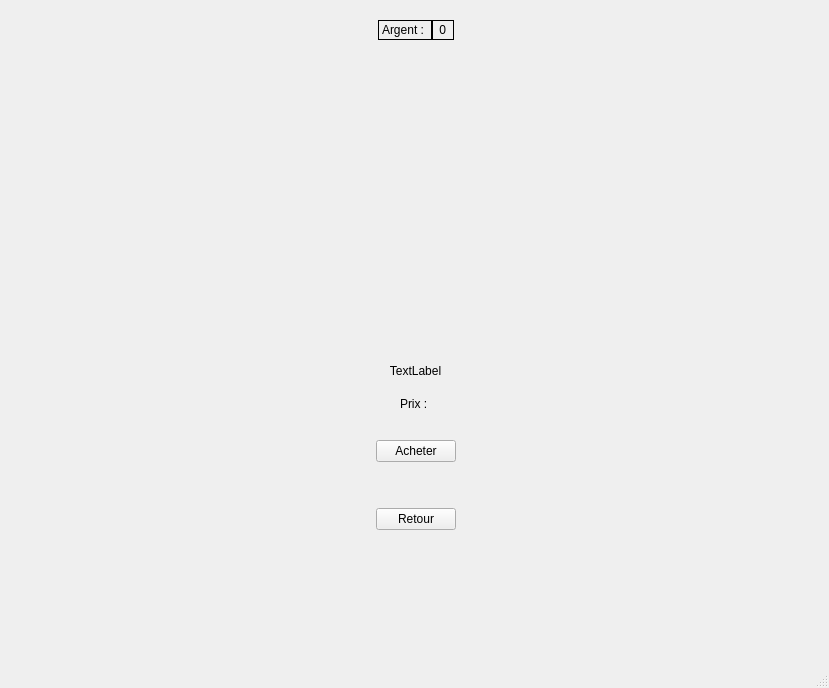
<?xml version="1.0" encoding="UTF-8"?>
<ui version="4.0">
 <class>itemWindow</class>
 <widget class="QMainWindow" name="itemWindow">
  <property name="geometry">
   <rect>
    <x>0</x>
    <y>0</y>
    <width>829</width>
    <height>688</height>
   </rect>
  </property>
  <property name="windowTitle">
   <string>MainWindow</string>
  </property>
  <widget class="QWidget" name="ITEM">
   <property name="enabled">
    <bool>true</bool>
   </property>
   <property name="autoFillBackground">
    <bool>false</bool>
   </property>
   <widget class="QWidget" name="itemPage" native="true">
    <property name="geometry">
     <rect>
      <x>0</x>
      <y>0</y>
      <width>821</width>
      <height>641</height>
     </rect>
    </property>
    <layout class="QVBoxLayout" name="mainLayout">
     <property name="spacing">
      <number>2</number>
     </property>
     <property name="leftMargin">
      <number>0</number>
     </property>
     <property name="topMargin">
      <number>0</number>
     </property>
     <property name="rightMargin">
      <number>0</number>
     </property>
     <property name="bottomMargin">
      <number>0</number>
     </property>
     <item>
      <layout class="QVBoxLayout" name="verticalLayout">
       <property name="spacing">
        <number>6</number>
       </property>
       <property name="leftMargin">
        <number>10</number>
       </property>
       <property name="bottomMargin">
        <number>10</number>
       </property>
       <item>
        <spacer name="verticalSpacer_6">
         <property name="orientation">
          <enum>Qt::Vertical</enum>
         </property>
         <property name="sizeType">
          <enum>QSizePolicy::Fixed</enum>
         </property>
         <property name="sizeHint" stdset="0">
          <size>
           <width>20</width>
           <height>20</height>
          </size>
         </property>
        </spacer>
       </item>
       <item>
        <layout class="QHBoxLayout" name="display_money">
         <property name="spacing">
          <number>0</number>
         </property>
         <property name="sizeConstraint">
          <enum>QLayout::SetMinimumSize</enum>
         </property>
         <property name="bottomMargin">
          <number>0</number>
         </property>
         <item>
          <spacer name="horizontalSpacer_11">
           <property name="orientation">
            <enum>Qt::Horizontal</enum>
           </property>
           <property name="sizeHint" stdset="0">
            <size>
             <width>40</width>
             <height>20</height>
            </size>
           </property>
          </spacer>
         </item>
         <item>
          <widget class="QLabel" name="label">
           <property name="maximumSize">
            <size>
             <width>500</width>
             <height>500</height>
            </size>
           </property>
           <property name="frameShape">
            <enum>QFrame::Panel</enum>
           </property>
           <property name="text">
            <string>Argent : </string>
           </property>
          </widget>
         </item>
         <item>
          <widget class="QLabel" name="money">
           <property name="maximumSize">
            <size>
             <width>500</width>
             <height>500</height>
            </size>
           </property>
           <property name="frameShape">
            <enum>QFrame::Panel</enum>
           </property>
           <property name="text">
            <string> 0 </string>
           </property>
          </widget>
         </item>
         <item>
          <spacer name="horizontalSpacer_12">
           <property name="orientation">
            <enum>Qt::Horizontal</enum>
           </property>
           <property name="sizeType">
            <enum>QSizePolicy::Expanding</enum>
           </property>
           <property name="sizeHint" stdset="0">
            <size>
             <width>40</width>
             <height>20</height>
            </size>
           </property>
          </spacer>
         </item>
        </layout>
       </item>
       <item>
        <spacer name="verticalSpacer_7">
         <property name="orientation">
          <enum>Qt::Vertical</enum>
         </property>
         <property name="sizeType">
          <enum>QSizePolicy::Fixed</enum>
         </property>
         <property name="sizeHint" stdset="0">
          <size>
           <width>20</width>
           <height>20</height>
          </size>
         </property>
        </spacer>
       </item>
       <item>
        <layout class="QHBoxLayout" name="horizontalLayout">
         <item>
          <spacer name="horizontalSpacer">
           <property name="orientation">
            <enum>Qt::Horizontal</enum>
           </property>
           <property name="sizeType">
            <enum>QSizePolicy::Expanding</enum>
           </property>
           <property name="sizeHint" stdset="0">
            <size>
             <width>40</width>
             <height>20</height>
            </size>
           </property>
          </spacer>
         </item>
         <item>
          <widget class="QLabel" name="image">
           <property name="minimumSize">
            <size>
             <width>300</width>
             <height>300</height>
            </size>
           </property>
           <property name="text">
            <string/>
           </property>
          </widget>
         </item>
         <item>
          <spacer name="horizontalSpacer_2">
           <property name="orientation">
            <enum>Qt::Horizontal</enum>
           </property>
           <property name="sizeType">
            <enum>QSizePolicy::Expanding</enum>
           </property>
           <property name="sizeHint" stdset="0">
            <size>
             <width>40</width>
             <height>20</height>
            </size>
           </property>
          </spacer>
         </item>
        </layout>
       </item>
       <item>
        <spacer name="verticalSpacer_3">
         <property name="orientation">
          <enum>Qt::Vertical</enum>
         </property>
         <property name="sizeType">
          <enum>QSizePolicy::Preferred</enum>
         </property>
         <property name="sizeHint" stdset="0">
          <size>
           <width>20</width>
           <height>40</height>
          </size>
         </property>
        </spacer>
       </item>
       <item>
        <layout class="QHBoxLayout" name="descriptionLayout">
         <property name="bottomMargin">
          <number>15</number>
         </property>
         <item>
          <spacer name="horizontalSpacer_5">
           <property name="orientation">
            <enum>Qt::Horizontal</enum>
           </property>
           <property name="sizeHint" stdset="0">
            <size>
             <width>40</width>
             <height>20</height>
            </size>
           </property>
          </spacer>
         </item>
         <item>
          <widget class="QLabel" name="description">
           <property name="minimumSize">
            <size>
             <width>0</width>
             <height>200</height>
            </size>
           </property>
           <property name="maximumSize">
            <size>
             <width>16777215</width>
             <height>16777215</height>
            </size>
           </property>
           <property name="frameShape">
            <enum>QFrame::NoFrame</enum>
           </property>
           <property name="text">
            <string/>
           </property>
           <property name="textFormat">
            <enum>Qt::AutoText</enum>
           </property>
           <property name="alignment">
            <set>Qt::AlignCenter</set>
           </property>
           <property name="wordWrap">
            <bool>true</bool>
           </property>
           <property name="margin">
            <number>1</number>
           </property>
           <property name="textInteractionFlags">
            <set>Qt::NoTextInteraction</set>
           </property>
          </widget>
         </item>
         <item>
          <spacer name="horizontalSpacer_6">
           <property name="orientation">
            <enum>Qt::Horizontal</enum>
           </property>
           <property name="sizeHint" stdset="0">
            <size>
             <width>40</width>
             <height>20</height>
            </size>
           </property>
          </spacer>
         </item>
        </layout>
       </item>
       <item>
        <spacer name="verticalSpacer_9">
         <property name="orientation">
          <enum>Qt::Vertical</enum>
         </property>
         <property name="sizeType">
          <enum>QSizePolicy::Fixed</enum>
         </property>
         <property name="sizeHint" stdset="0">
          <size>
           <width>20</width>
           <height>20</height>
          </size>
         </property>
        </spacer>
       </item>
       <item>
        <layout class="QHBoxLayout" name="horizontalLayout_5">
         <property name="bottomMargin">
          <number>10</number>
         </property>
         <item>
          <widget class="QLabel" name="nbItem">
           <property name="text">
            <string>TextLabel</string>
           </property>
           <property name="alignment">
            <set>Qt::AlignCenter</set>
           </property>
           <property name="textInteractionFlags">
            <set>Qt::NoTextInteraction</set>
           </property>
          </widget>
         </item>
        </layout>
       </item>
       <item>
        <spacer name="verticalSpacer_2">
         <property name="orientation">
          <enum>Qt::Vertical</enum>
         </property>
         <property name="sizeType">
          <enum>QSizePolicy::Preferred</enum>
         </property>
         <property name="sizeHint" stdset="0">
          <size>
           <width>20</width>
           <height>40</height>
          </size>
         </property>
        </spacer>
       </item>
       <item>
        <layout class="QHBoxLayout" name="horizontalLayout_3">
         <item>
          <spacer name="horizontalSpacer_9">
           <property name="orientation">
            <enum>Qt::Horizontal</enum>
           </property>
           <property name="sizeHint" stdset="0">
            <size>
             <width>40</width>
             <height>20</height>
            </size>
           </property>
          </spacer>
         </item>
         <item>
          <widget class="QLabel" name="prix">
           <property name="text">
            <string>Prix : </string>
           </property>
           <property name="textInteractionFlags">
            <set>Qt::NoTextInteraction</set>
           </property>
          </widget>
         </item>
         <item>
          <spacer name="horizontalSpacer_10">
           <property name="orientation">
            <enum>Qt::Horizontal</enum>
           </property>
           <property name="sizeHint" stdset="0">
            <size>
             <width>40</width>
             <height>20</height>
            </size>
           </property>
          </spacer>
         </item>
        </layout>
       </item>
       <item>
        <spacer name="verticalSpacer_8">
         <property name="orientation">
          <enum>Qt::Vertical</enum>
         </property>
         <property name="sizeType">
          <enum>QSizePolicy::Fixed</enum>
         </property>
         <property name="sizeHint" stdset="0">
          <size>
           <width>20</width>
           <height>20</height>
          </size>
         </property>
        </spacer>
       </item>
       <item>
        <layout class="QHBoxLayout" name="horizontalLayout_2">
         <item>
          <spacer name="horizontalSpacer_3">
           <property name="orientation">
            <enum>Qt::Horizontal</enum>
           </property>
           <property name="sizeHint" stdset="0">
            <size>
             <width>40</width>
             <height>20</height>
            </size>
           </property>
          </spacer>
         </item>
         <item>
          <widget class="QPushButton" name="buy">
           <property name="text">
            <string>Acheter</string>
           </property>
          </widget>
         </item>
         <item>
          <spacer name="horizontalSpacer_4">
           <property name="orientation">
            <enum>Qt::Horizontal</enum>
           </property>
           <property name="sizeHint" stdset="0">
            <size>
             <width>40</width>
             <height>20</height>
            </size>
           </property>
          </spacer>
         </item>
        </layout>
       </item>
       <item>
        <spacer name="verticalSpacer_4">
         <property name="orientation">
          <enum>Qt::Vertical</enum>
         </property>
         <property name="sizeType">
          <enum>QSizePolicy::Minimum</enum>
         </property>
         <property name="sizeHint" stdset="0">
          <size>
           <width>20</width>
           <height>40</height>
          </size>
         </property>
        </spacer>
       </item>
       <item>
        <layout class="QHBoxLayout" name="horizontalLayout_4">
         <item>
          <spacer name="horizontalSpacer_7">
           <property name="orientation">
            <enum>Qt::Horizontal</enum>
           </property>
           <property name="sizeHint" stdset="0">
            <size>
             <width>40</width>
             <height>20</height>
            </size>
           </property>
          </spacer>
         </item>
         <item>
          <widget class="QPushButton" name="returnButton">
           <property name="text">
            <string>Retour</string>
           </property>
          </widget>
         </item>
         <item>
          <spacer name="horizontalSpacer_8">
           <property name="orientation">
            <enum>Qt::Horizontal</enum>
           </property>
           <property name="sizeHint" stdset="0">
            <size>
             <width>40</width>
             <height>20</height>
            </size>
           </property>
          </spacer>
         </item>
        </layout>
       </item>
       <item>
        <spacer name="verticalSpacer">
         <property name="orientation">
          <enum>Qt::Vertical</enum>
         </property>
         <property name="sizeHint" stdset="0">
          <size>
           <width>20</width>
           <height>40</height>
          </size>
         </property>
        </spacer>
       </item>
       <item>
        <spacer name="verticalSpacer_5">
         <property name="orientation">
          <enum>Qt::Vertical</enum>
         </property>
         <property name="sizeType">
          <enum>QSizePolicy::Fixed</enum>
         </property>
         <property name="sizeHint" stdset="0">
          <size>
           <width>20</width>
           <height>100</height>
          </size>
         </property>
        </spacer>
       </item>
      </layout>
     </item>
    </layout>
   </widget>
  </widget>
  <widget class="QStatusBar" name="statusbar"/>
  <widget class="QMenuBar" name="menubar">
   <property name="geometry">
    <rect>
     <x>0</x>
     <y>0</y>
     <width>829</width>
     <height>23</height>
    </rect>
   </property>
  </widget>
 </widget>
 <resources/>
 <connections/>
</ui>
